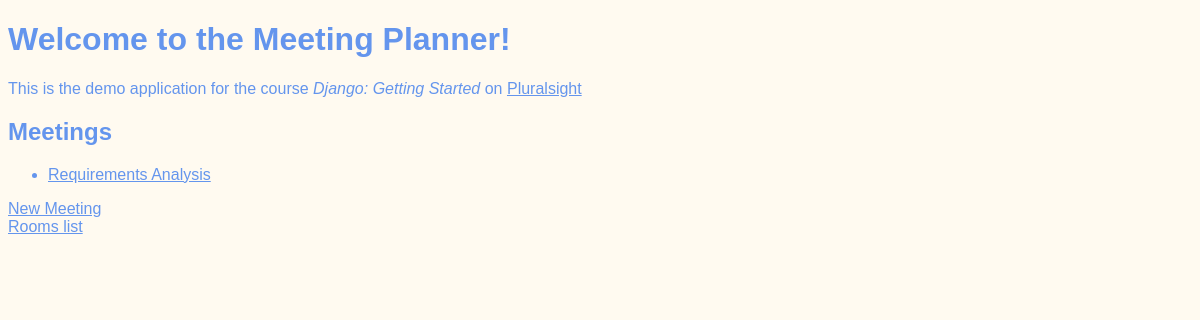
/, run on an earlier commit of the app's database.
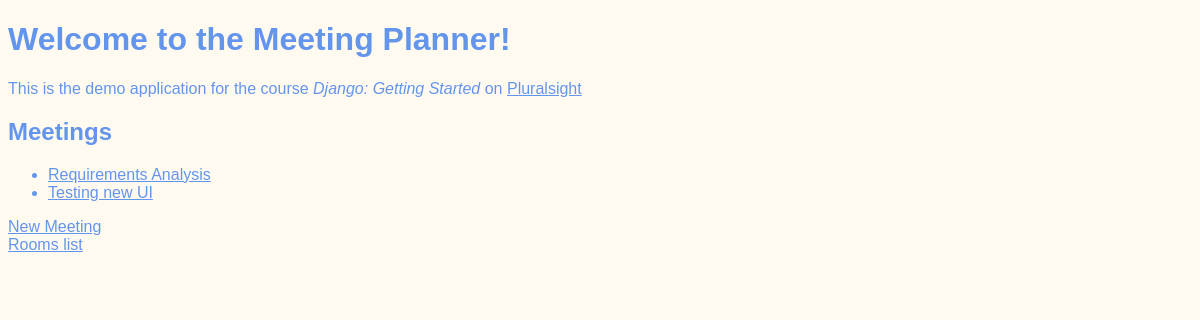
And on a later commit of the database.
### meetings/models.py (models this page shows, shortened)
class Meeting(models.Model):
    title = models.CharField(max_length=200)
    date = models.DateField()
    start_time = models.TimeField(default=time(9))
    duration = models.IntegerField(default=1)
    room = models.ForeignKey(MeetingRoom, on_delete=models.CASCADE)

### website/views.py (the view)
# urls.py: path('', welcome, name='welcome'),
def welcome(request):
    context = {
        "message": "This data was sent from the view to template",
        "meetings": Meeting.objects.all(),
    }
    return render(request, "website/welcome.html", context)

### website/templates/website/welcome.html (shortened to what this page needs)
{% extends 'base.html' %}
{% block content %}
    <h1>Welcome to the Meeting Planner!</h1>
    <p>
        This is the demo application for the course
        <em>Django: Getting Started</em>
        on <a href="https://www.pluralsight.com">Pluralsight</a>
    </p>
    <h2>Meetings</h2>
    <ul>
        {% for meeting in meetings %}
        <li>
            <a href="{% url 'detail' meeting.id %}">
                {{ meeting.title }}
            </a>
        </li>
        {% endfor %}
    </ul>
    <a href="{% url 'new' %}">New Meeting</a> <br>
    <a href="{% url 'rooms' %}">Rooms list</a>
{% endblock %}

What changed in the data, as far as the page shows it:
added Meeting: title "Testing new UI"
